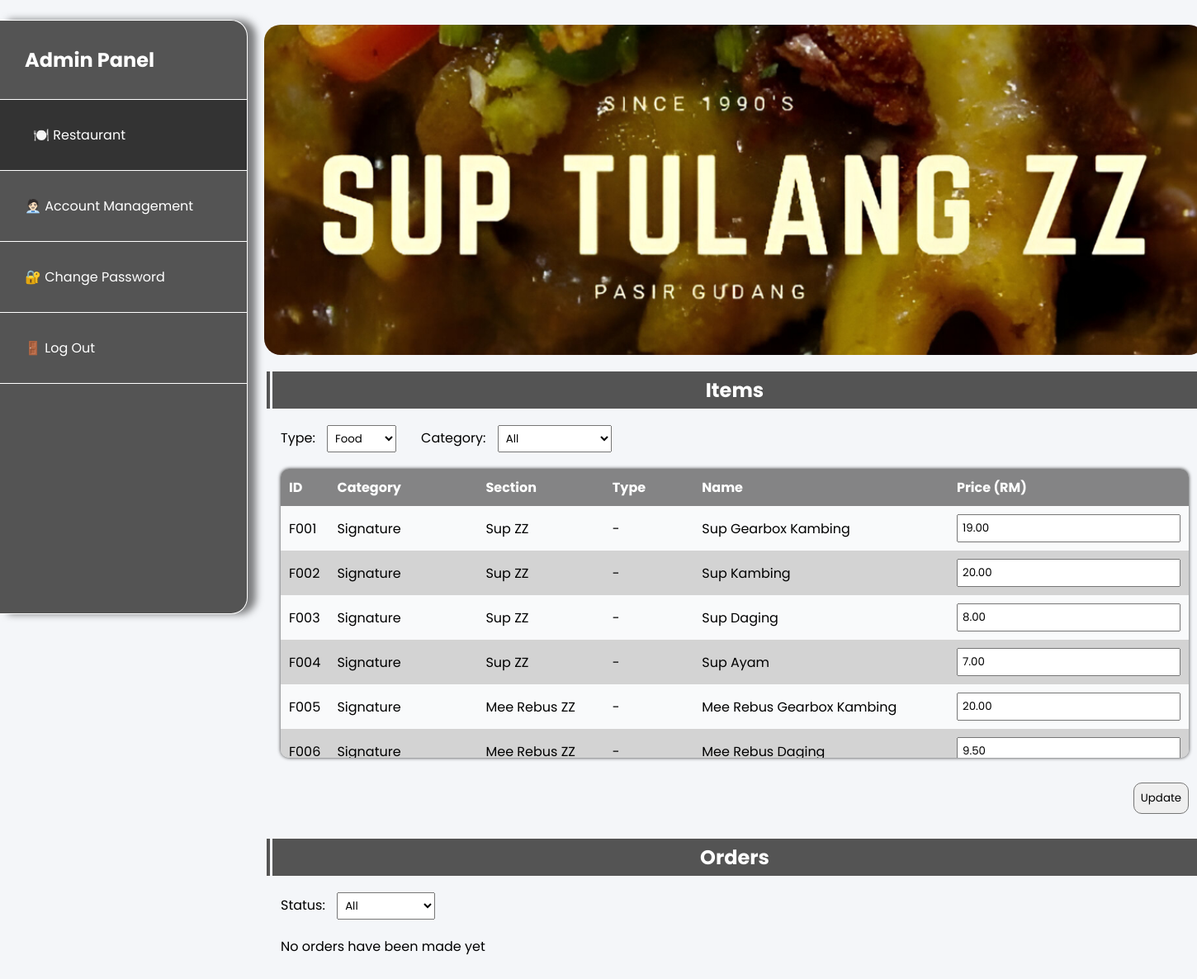
Screenshot of /sra/admin/admin.php (signed in) with the database file from the repository.
### tables this page shows
CREATE TABLE IF NOT EXISTS `food` (
  `foodID` varchar(255) NOT NULL,
  `Category` enum('Signature','Breakfast','Lunch','Roti','Ikan','Ala-Carte','Ala-Carte 2','Western','Goreng-goreng') NOT NULL,
  `Section` enum('Sup ZZ','Mee Rebus ZZ','Masakan Panas','Roti Bakar','Set Nasi & Lauk','Roti Menu','Ikan Siakap','Bakar-Bakar','Sayur','Aneka Lauk Thai','Goreng Tepung','Sup Ala Thai','Tomyam','Mee Kuah','Nasi Goreng','Mee Goreng','Fried & Grill','Spaghetti','Burger','Sides') NOT NULL,
  `Type` enum('Mee','Mee Hoon','Kuey Teow','Original','Daging','Udang','Sotong') DEFAULT NULL,
  `Name` varchar(255) NOT NULL,
  `Price` decimal(10,2) NOT NULL,
  `Availability` enum('Available','Unavailable') NOT NULL DEFAULT 'Available'
);

### sra/admin/aRestaurant.php (the view, shortened to what this page needs)
<div id="restaurant-panel">
  <div id="admin-panel-banner-div">
    <img id="admin-panel-banner" src="../../images/banner.webp" alt="banner.webp" loading = "lazy"/>
  </div>
  <div id="restaurant-div">
    <div id="items-panel">
      <div class="title"><h2>Items</h2></div>
      <div id="items-panel-content">
        <form action="<?= htmlspecialchars($_SERVER["PHP_SELF"]) ?>" method="GET">
          <div id="items-type-div">
            <label for="item-type">Type: </label>
            <select id="item-type" name="itemType" onchange="this.form.submit()">
              <option value="food" <?= $itemType === 'food' ? 'selected' : '' ?>>Food</option>
            </select>
          </div>
          <?php if ($catList !== []): ?>
            <div id="item-cat-div">
              <label for="item-cat">Category: </label>
              <select id="item-cat" name="itemCat" onchange="this.form.submit()">
              <?php foreach ($catList as $cat): ?>
                <option value = "<?= htmlspecialchars($cat) ?>" <?= $cat === $itemCat ? 'selected' : '' ?>><?= htmlspecialchars($cat) ?></option>
              <?php endforeach; ?>
              </select>
            </div>
          <?php endif; ?>
        </form>
        <form id="update-items" action="<?= htmlspecialchars($_SERVER["PHP_SELF"]) ?>" method="POST">
          <div id="items-div">
            <div id="items-table-wrapper">
              <table id="items-table">
                <thead>
                  <tr>
                    <?php foreach($itemKeys as $itemKey): ?>
                      <th><?= htmlspecialchars($itemKey) ?></th>
                    <?php endforeach; ?>
                  </tr>
                </thead>
                <tbody>
                  <?php if ($itemCat === "All"):
                        foreach($items as $item): ?>
                  <tr>
                    <td><?= htmlspecialchars($item['ID']) ?></td>
                    <?php if ($itemType !== "drinks"): ?>
                      <td><?= htmlspecialchars($item['Category']) ?></td>
                    <?php endif; ?>
                    <td><?= htmlspecialchars($item['Section']) ?></td>
                    <?php if ($itemType === "food"): ?>
                      <td><?= htmlspecialchars($item['Type'] ?? '-') ?></td>
                    <?php endif;?>
                    <td><?= htmlspecialchars($item['Name']) ?></td>
                    <?php if ($itemType !== "drinks"): ?>
                      <?php if ($item['Price (RM)'] !== null): ?>
                        <td><input type=text name="prices[<?= $item['ID'] ?>]" value="<?= htmlspecialchars($item['Price (RM)']) ?>"
                        inputmode="decimal" pattern="^\d+(\.\d{1,2})?$" oninput="this.value = this.value.replace(/[^0-9.]/g, '')"/></td>
                      <?php else: ?>
                        <td></td>
                      <?php endif; ?>
                    <?php endif; ?>
                  </tr>
                  <?php endforeach;
                  endif; ?>
                </tbody>
              </table>
            </div>
          </div>
          <div id="update-items-btn-div">
            <input id="update-items-btn" type="submit" name="updateItemsBtn" value="Update">
          </div>
        </form>
      </div>
    </div>
    <div id="orders-panel">
      <div class="title"><h2>Orders</h2></div>
      <div id="orders-panel-content">
        <form id="order-filter" action="<?= htmlspecialchars($_SERVER["PHP_SELF"]) ?>" method="GET">
          <div id="order-status-div">
            <label for="order-status">Status: </label>
            <select id="order-status" name="orderStatus" onchange="this.form.submit()">
              <option value="All" <?= $orderStatus === 'All' ? 'selected' : '' ?>>All</option>
            </select>
          </div>
        </form>
        <?php if(!empty($orderMsg)): ?>
          <div id="order-msg"><?= htmlspecialchars($orderMsg) ?></div>
        <?php endif; ?>
      </div>
    </div>
  </div>
</div>

### css/common.css (style rules this page uses)
* { font-family: 'Poppins', sans-serif; box-sizing: border-box; margin: 0; padding: 0; }
body { background-color: rgb(244, 246, 249); }

### sra/admin/css/admin.css (style rules this page uses)
body { display: grid; grid-template-columns: 20% 80%; }
.title { color: #fff; background-color: rgba(84, 84, 84, 1.0); padding: 5px 20px; margin-bottom: 20px; border-left: double 10px rgb(244, 246, 249); border-right: double 10px rgb(244, 246, 249); text-align: center; }
.title h2 { margin: 0; }

### sra/admin/css/aRestaurant.css (style rules this page uses)
#admin-panel-banner-div { max-width: 100%; max-height: 400px; border-radius: 20px; overflow: hidden; margin-bottom: 20px; }
#admin-panel-banner { width: 100%; height: auto; position: relative; top: -240px; transition: transform 0.4s; }
#items-panel-content, #orders-panel-content, #revenue-panel-content { padding: 0 20px; margin-bottom: 30px; }
#items-panel-content form, #order-filter { display: flex; flex-flow: row wrap; gap: 30px; margin-bottom: 20px; }
#items-panel-content form label, #orders-panel-content form label { display: inline-block; padding-right: 10px; }
#items-panel-content form select, #items-table input, #orders-panel-content form select { padding: 5px; }
#items-div, #orders-div { width: 100%; }
#items-table-wrapper, #orders-table-wrapper { max-height: 350px; max-width: 100%; border-radius: 10px; box-shadow: 0 0 4px rgba(0, 0, 0, 0.8); overflow-y: auto; overflow-x: auto; }
#items-table, #orders-table { border-collapse: collapse; width: 100%; text-align: left; }
#items-table thead tr, #orders-table thead tr, #order-items-table thead tr { background-color: rgba(84, 84, 84, 0.7); color: #fff; }
#items-table thead tr th, #items-table tbody tr td, #orders-table thead tr th, #orders-table tbody tr td { padding: 10px; }
#items-table tbody tr:nth-child(odd), #orders-table tbody tr:nth-child(odd) { background-color: #f9fafb; }
#items-table tbody tr:nth-child(even), #orders-table tbody tr:nth-child(even) { background-color: #D3D3D3; }
#items-table tbody td:first-child, #orders-table tbody td:first-child { width: 30px; }
#items-table tbody td:nth-child(2) { width: 180px; }
#items-table tbody td:last-child { width: 50px; }
#update-items-btn-div { display: flex; flex-flow: row; width: 100%; gap: 30px; justify-content: flex-end; align-items: center; }
#update-items-btn, #hide-order-details-btn { border: solid 1px #767676; border-radius: 10px; padding: 8px; transition: background-color 0.4s; }

### rows the page displays
food: foodID "F001", Category "Signature", Section "Sup ZZ", Type "-", Name "Sup Gearbox Kambing", Price "19.00"
food: foodID "F002", Category "Signature", Section "Sup ZZ", Type "-", Name "Sup Kambing", Price "20.00"
food: foodID "F003", Category "Signature", Section "Sup ZZ", Type "-", Name "Sup Daging", Price "8.00"
food: foodID "F004", Category "Signature", Section "Sup ZZ", Type "-", Name "Sup Ayam", Price "7.00"
food: foodID "F005", Category "Signature", Section "Mee Rebus ZZ", Type "-", Name "Mee Rebus Gearbox Kambing", Price "20.00"
food: foodID "F006", Category "Signature", Section "Mee Rebus ZZ", Type "-", Name "Mee Rebus Daging", Price "9.50"

### other values shown
$itemKey "ID"
$itemKey "Category"
$itemKey "Section"
$itemKey "Type"
$itemKey "Name"
$itemKey "Price (RM)"
$orderMsg "No orders have been made yet"
form field itemCat "All"
